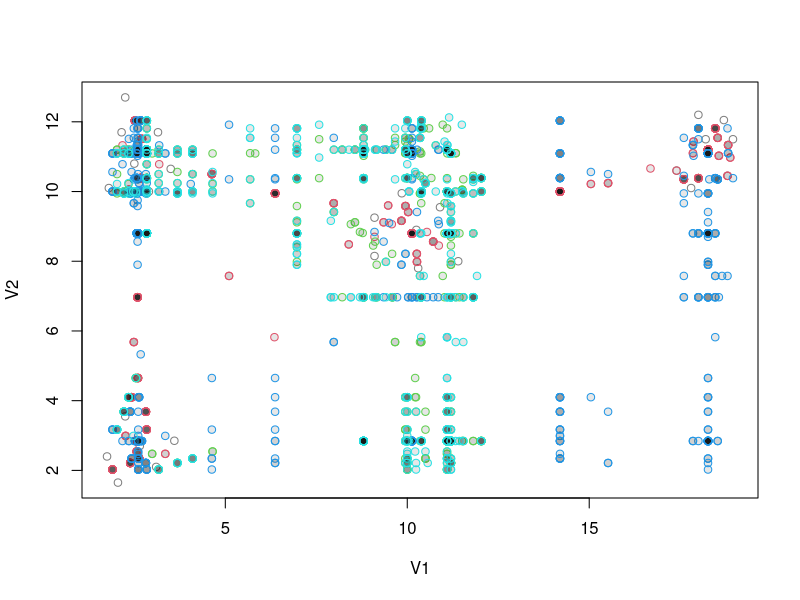
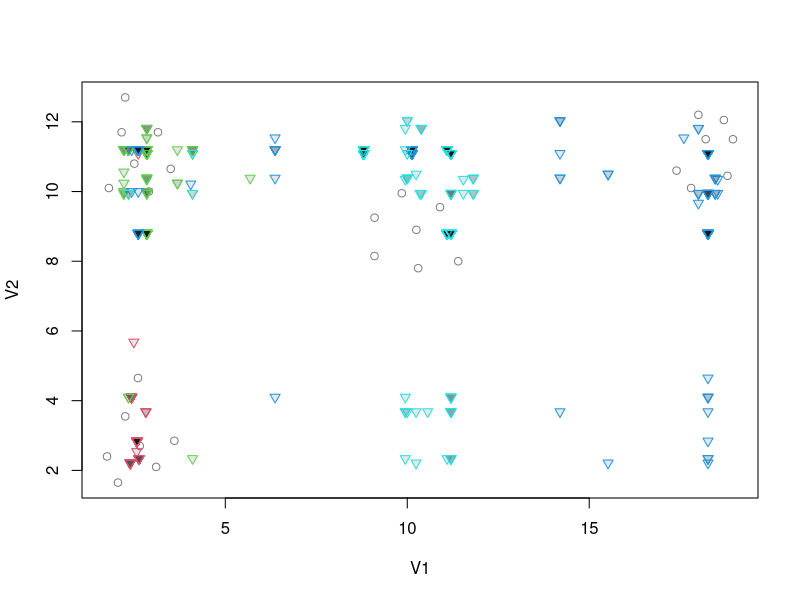

The R source for these figures, in order:
points <- read.table("pts2.txt")
kmeansCentroids <- read.csv("KmeansCentroids.txt", sep=" ", header=FALSE, na.strings="nan")[1:8]
kppCentroids <- read.csv("KppCentroids.txt", sep=" ", header=FALSE, na.strings="nan")[1:8]

plot(points, col=rgb(0,0,0,0.5))
for(i in 1:4) {
  points(x=kmeansCentroids[,1*i], y=kmeansCentroids[,2*i], pch=21, col=i+1, bg=rgb(0.1,0.1,0.1,0.1))
}

plot(points, col=rgb(0,0,0,0.5))
for(i in 1:4) {
  points(x=kppCentroids[,1*i], y=kppCentroids[,2*i], pch=25, col=i+1, bg=rgb(0.1,0.1,0.1,0.1))
}